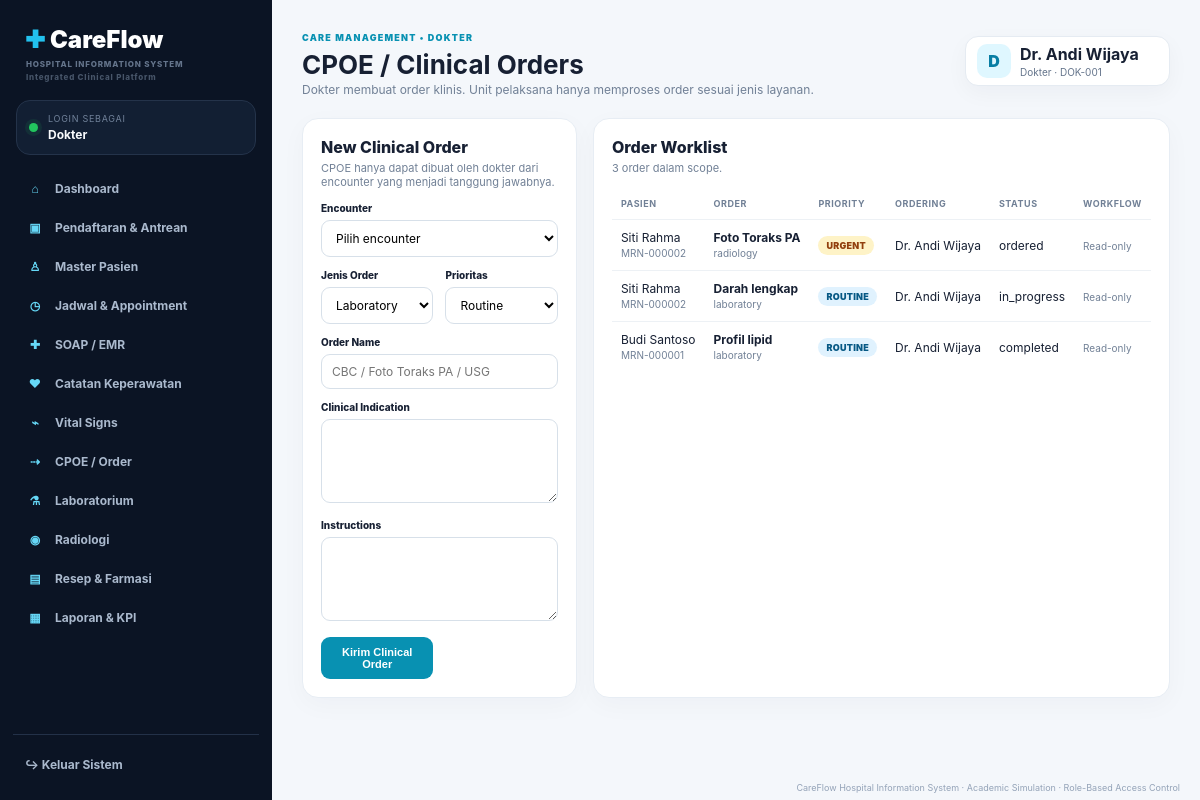
Page /cpoe.php (signed in) on the committed database.
### tables this page shows
CREATE TABLE cpoe_orders(id INT AUTO_INCREMENT PRIMARY KEY,encounter_id INT NOT NULL,patient_id INT NOT NULL,ordered_by INT NOT NULL,order_type VARCHAR(30) NOT NULL,priority VARCHAR(20) DEFAULT 'routine',order_name VARCHAR(180) NOT NULL,clinical_indication TEXT,instructions TEXT,status VARCHAR(30) DEFAULT 'ordered',ordered_at DATETIME DEFAULT CURRENT_TIMESTAMP,completed_at DATETIME NULL);

CREATE TABLE patients(id INT AUTO_INCREMENT PRIMARY KEY,user_id INT NULL,mrn VARCHAR(30) UNIQUE NOT NULL,name VARCHAR(120) NOT NULL,nik VARCHAR(30),gender VARCHAR(20) NOT NULL,birth_date DATE NOT NULL,blood_type VARCHAR(5),phone VARCHAR(30),address TEXT,emergency_contact VARCHAR(120),emergency_phone VARCHAR(30),insurance VARCHAR(80),created_at TIMESTAMP DEFAULT CURRENT_TIMESTAMP);

CREATE TABLE users(id INT AUTO_INCREMENT PRIMARY KEY,name VARCHAR(120) NOT NULL,email VARCHAR(160) UNIQUE NOT NULL,password_hash VARCHAR(255) NOT NULL,role VARCHAR(40) NOT NULL,employee_no VARCHAR(40),phone VARCHAR(30),is_active TINYINT(1) DEFAULT 1,created_at TIMESTAMP DEFAULT CURRENT_TIMESTAMP);

### config/auth.php (called while the page is built, shortened)
<?php
function h(?string $v): string { return htmlspecialchars((string)($v ?? ''),ENT_QUOTES,'UTF-8'); }
function current_role(): string{return $_SESSION['user']['role']??'';}
function is_role(string ...$roles): bool{return in_array(current_role(),$roles,true);}
?>

### cpoe.php (the view, shortened to what this page needs)
<?php require_once __DIR__.'/config/database.php';require_once __DIR__.'/config/auth.php';
$where='';$params=[];if(is_role('doctor')){$where='WHERE o.ordered_by=?';$params=[current_user_id()];}elseif(is_role('laboratory')){$where="WHERE o.order_type='laboratory'";}elseif(is_role('radiology')){$where="WHERE o.order_type='radiology'";}else{$where='';}
$sql="SELECT o.*,p.name patient,p.mrn,u.name ordered_by_name FROM cpoe_orders o JOIN patients p ON p.id=o.patient_id JOIN users u ON u.id=o.ordered_by $where ORDER BY FIELD(o.priority,'stat','urgent','routine'),o.ordered_at DESC";$s=$pdo->prepare($sql);$s->execute($params);$orders=$s->fetchAll();include __DIR__.'/includes/header.php';?>
<div class="grid two"><?php if(is_role('doctor')):?><div class="card"><div class="card-header"><div><h3 class="section-title">New Clinical Order</h3><p class="section-subtitle">CPOE hanya dapat dibuat oleh dokter dari encounter yang menjadi tanggung jawabnya.</p></div></div><form method="post"><input type="hidden" name="csrf" value="<?=h(csrf_token())?>"><input type="hidden" name="action" value="create"><div class="form-grid"><div style="grid-column:1/-1"><label>Encounter</label><select name="encounter_id" required><option value="">Pilih encounter</option><?php foreach($enc as $e):?><option value="<?=$e['id']?>">#<?=$e['id']?> — <?=h($e['mrn'].' '.$e['name'])?></option><?php endforeach;?></select></div><div><label>Jenis Order</label><select name="order_type"><option value="laboratory">Laboratory</option><option value="radiology">Radiology</option><option value="procedure">Procedure</option><option value="medication">Medication</option></select></div><div><label>Prioritas</label><select name="priority"><option value="routine">Routine</option><option value="urgent">Urgent</option><option value="stat">STAT</option></select></div><div style="grid-column:1/-1"><label>Order Name</label><input name="order_name" required placeholder="CBC / Foto Toraks PA / USG"></div><div style="grid-column:1/-1"><label>Clinical Indication</label><textarea name="clinical_indication" required></textarea></div><div style="grid-column:1/-1"><label>Instructions</label><textarea name="instructions"></textarea></div><div><button class="btn primary">Kirim Clinical Order</button></div></div></form></div><div class="card"><?php else:?><div class="card" style="grid-column:1/-1"><?php endif;?><div class="card-header"><div><h3 class="section-title">Order Worklist</h3><p class="section-subtitle"><?=count($orders)?> order dalam scope.</p></div></div><div class="table-wrap"><table><tr><th>Pasien</th><th>Order</th><th>Priority</th><th>Ordering</th><th>Status</th><th>Workflow</th></tr><?php foreach($orders as $o):?><tr><td><?=h($o['patient'])?><br><span class="mini"><?=h($o['mrn'])?></span></td><td><b><?=h($o['order_name'])?></b><br><span class="mini"><?=h($o['order_type'])?></span></td><td><span class="badge <?=$o['priority']==='stat'?'danger':($o['priority']==='urgent'?'warn':'info')?>"><?=h(strtoupper($o['priority']))?></span></td><td><?=h($o['ordered_by_name'])?></td><td><?=h($o['status'])?></td><td><?php if((is_role('laboratory')&&$o['order_type']==='laboratory')||(is_role('radiology')&&$o['order_type']==='radiology')):?><form method="post"><input type="hidden" name="csrf" value="<?=h(csrf_token())?>"><input type="hidden" name="action" value="status"><input type="hidden" name="id" value="<?=$o['id']?>"><select name="status" onchange="this.form.submit()"><option value="acknowledged">acknowledged</option><option value="in_progress">in_progress</option><option value="completed">completed</option></select></form><?php else:?><span class="mini">Read-only</span><?php endif;?></td></tr><?php endforeach;?></table></div></div></div><?php include __DIR__.'/includes/footer.php';?>

### assets/css/app.css (style rules this page uses)
* { box-sizing:border-box }
body { margin:0;font-family:Inter,ui-sans-serif,system-ui,-apple-system,"Segoe UI",sans-serif;background:#f4f7fb;color:#172033 }
.grid { display:grid;gap:16px }
.two { grid-template-columns:1.45fr 1fr }
.card { background:#fff;border:1px solid #e7edf4;border-radius:16px;padding:18px;box-shadow:0 7px 26px #17203308 }
.card-header { display:flex;justify-content:space-between;align-items:flex-start;gap:12px;margin-bottom:13px }
.section-title { font-size:16px;font-weight:800;margin:0 }
.section-subtitle { font-size:11px;color:#718096;margin:4px 0 0 }
.table-wrap { overflow:auto }
table { width:100%;border-collapse:collapse }
th,td { text-align:left;padding:10px 9px;border-bottom:1px solid #edf1f5;font-size:12px;white-space:nowrap }
th { color:#718096;font-size:9px;text-transform:uppercase;letter-spacing:.06em }
tr:last-child td { border-bottom:0 }
.badge { padding:4px 8px;border-radius:999px;font-size:9px;font-weight:900;letter-spacing:.03em;display:inline-block }
.warn { background:#fef3c7;color:#92400e }
.info { background:#e0f2fe;color:#075985 }
.btn { border:0;border-radius:9px;padding:9px 12px;font-weight:800;cursor:pointer;display:inline-flex;align-items:center;justify-content:center;gap:6px;font-size:11px }
.primary { background:#0891b2;color:#fff }
.form-grid { display:grid;grid-template-columns:repeat(2,1fr);gap:12px }
label { display:block;font-size:10px;font-weight:850;margin:0 0 6px }
input,select,textarea { width:100%;padding:9px 10px;border:1px solid #d7e0e9;border-radius:9px;outline:none;background:#fff;font:inherit;font-size:12px }
textarea { min-height:84px;resize:vertical }
.mini { font-size:10px;color:#718096 }

### rows in the picture
cpoe_orders: patient.name "Siti Rahma", patient.mrn "MRN-000002", order_name "Foto Toraks PA", order_type "radiology", priority "URGENT", users.name "Dr. Andi Wijaya", status "ordered"
cpoe_orders: patient.name "Siti Rahma", patient.mrn "MRN-000002", order_name "Darah lengkap", order_type "laboratory", priority "ROUTINE", users.name "Dr. Andi Wijaya", status "in_progress"
cpoe_orders: patient.name "Budi Santoso", patient.mrn "MRN-000001", order_name "Profil lipid", order_type "laboratory", priority "ROUTINE", users.name "Dr. Andi Wijaya", status "completed"

### other values in the picture
role_label($role) "Dokter"
$item['icon'] "⌂"
$item['label'] "Dashboard"
$item['icon'] "▣"
$item['label'] "Pendaftaran & Antrean"
$item['icon'] "♙"
$item['label'] "Master Pasien"
$item['icon'] "◷"
$item['label'] "Jadwal & Appointment"
$item['icon'] "✚"
$item['label'] "SOAP / EMR"
$item['icon'] "♥"
$item['label'] "Catatan Keperawatan"
$item['icon'] "⌁"
$item['label'] "Vital Signs"
